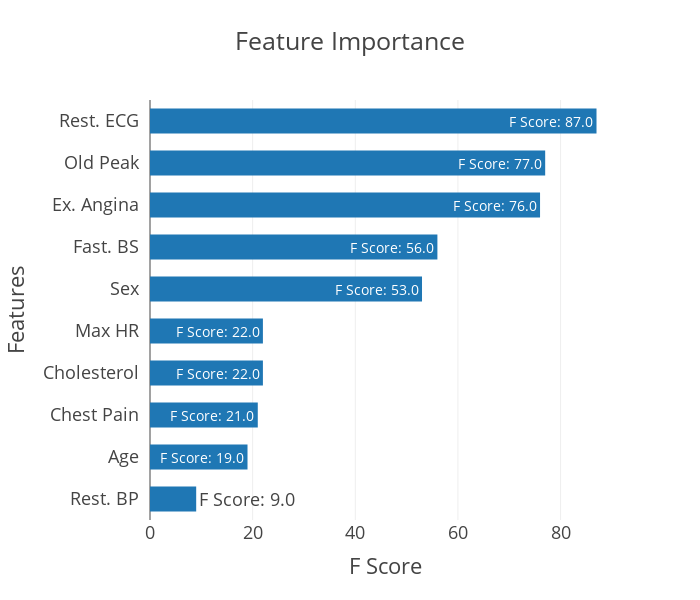
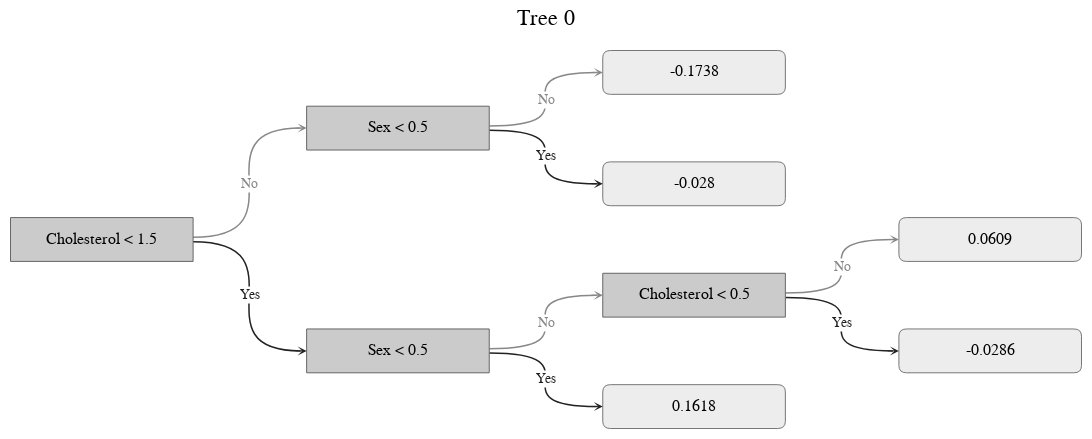
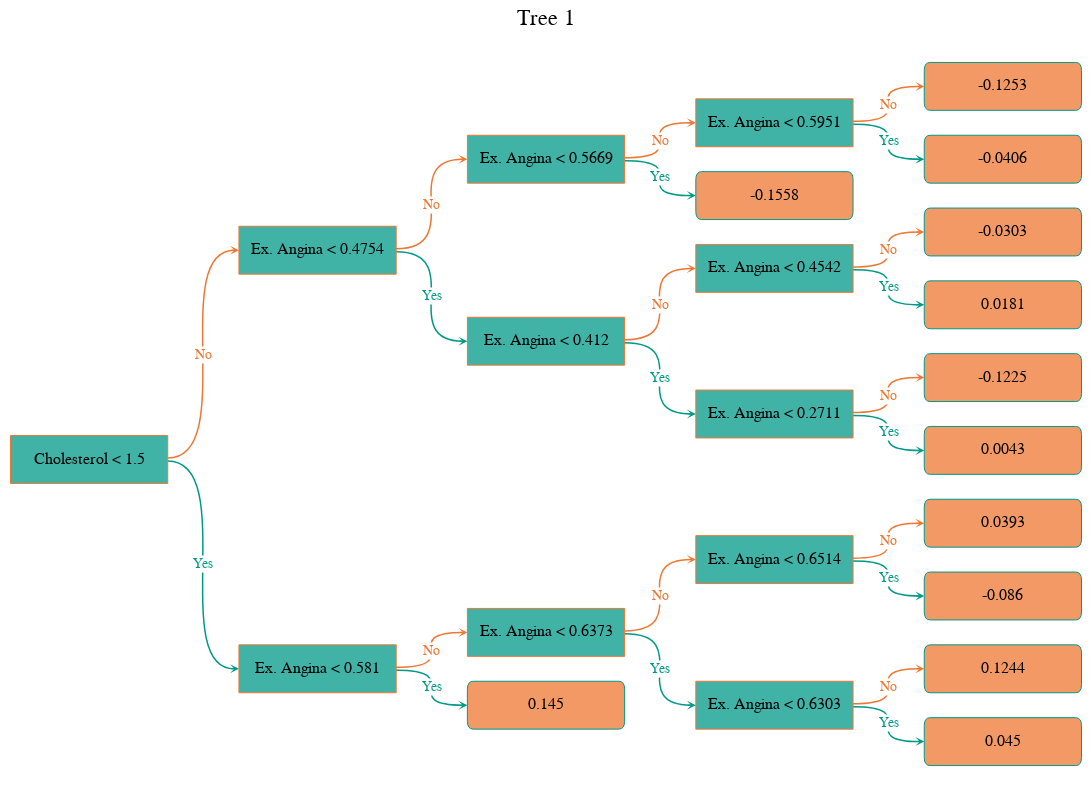
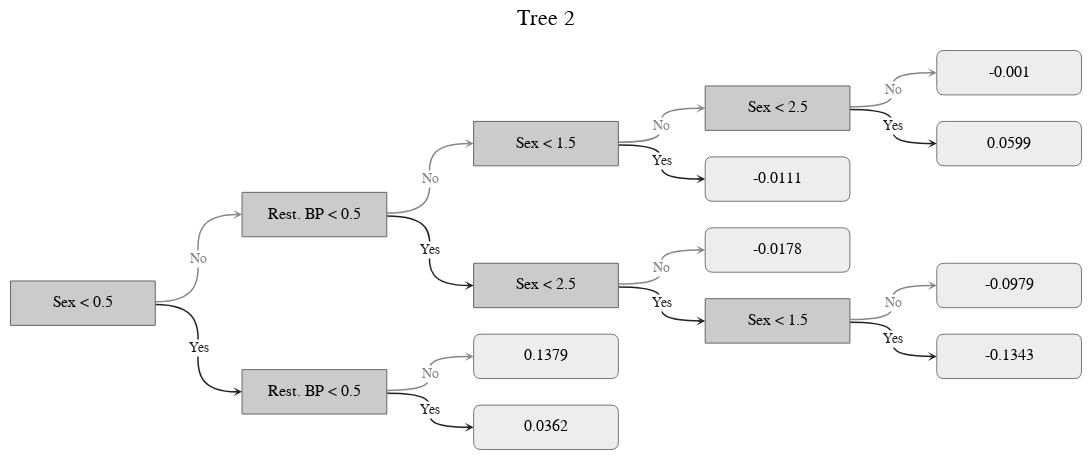

Source (notebook cell) for these figures, in order:
### Markdown cell above
## Plotting the Importance and First Five Trees
Here I demonstrate the use of **`PDSUtilities.xgboost.plot_importance()`** and **`PDSUtilities.xgboost.plot_tree()`** on the `xgboost` model above...

### Code cell
classifier = pipeline["classifier"]
trees = [tree for tree in classifier.get_booster()]
# print(pio.templates["presentation"])
features = [LABELS[column] for column in df.drop("HeartDisease", axis = 1).columns]

fig = plot_importance(classifier, features = features)
fig.update_layout(template = "presentation")
fig.update_layout(width = 700, height = 600)
fig.update_layout(
    margin = { 'l': 150 }, #, 'r': 10, 't': 50, 'b': 10 },
)
# This is literally the dumbest thing I've seen in years...
# This puts space between the ticks and tick labels. SMFH.
fig.update_yaxes(ticksuffix = "  ")

fig.show()

booster = classifier.get_booster()
print("Plotting the first five trees:")
for tree in range(0, np.minimum(5, len(trees))):
    title = f"Tree {tree}"
    grayscale = tree % 2 == 0
    edge_labels = { 'Yes/Missing': "Yes" }
    fig = plot_tree(booster, tree, features = features, grayscale = grayscale, edge_labels = edge_labels)
    fig.update_layout(
        margin = { 'l': 10, 'r': 10, 't': 50, 'b': 10 },
        title = { 'text': title, 'x': 0.5, 'xanchor': "center" },
    )
    fig.show()
